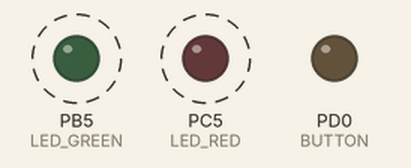
A program run on a simulated ATmega328P, built with avr-gcc and emulated at 16 MHz. Parts: output pins drawn as LEDs (lit = HIGH). Dashed ring = blinking.

Above: at 0.2 s.
Timing chart, 0 to 3.0 s (numbered marks = the images above):
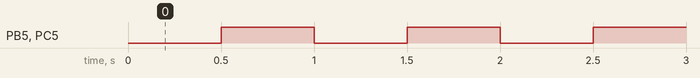

The program:

main.c
```c
// (licence header left out)
/* Defines -----------------------------------------------------------*/
#define LED_GREEN   PB5     // AVR pin where green LED is connected
#define LED_RED     PC5
#define BUTTON      PD0
#define BLINK_DELAY 500
#ifndef F_CPU
# define F_CPU 16000000     // CPU frequency in Hz required for delay
#endif

/* Includes ----------------------------------------------------------*/
#include <util/delay.h>     // Functions for busy-wait delay loops
#include <avr/io.h>         // AVR device-specific IO definitions

/* Functions ---------------------------------------------------------*/
/**********************************************************************
 * Function: Main function where the program execution begins
 * Purpose:  Toggle two LEDs when a push button is pressed.
 * Returns:  none
 **********************************************************************/
int main(void)
{
    // Green LED at port B
    // Set pin as output in Data Direction Register...
    DDRB = DDRB | (1<<LED_GREEN);
    // ...and turn LED off in Data Register
    PORTB = PORTB & ~(1<<LED_GREEN);

    // Configure the second LED at port C
    DDRC = DDRC | (1<<LED_RED);
    PORTC = PORTC & ~(1<<LED_RED);

    //PORTC = PORTC ^ (1<<LED_RED);
    // Configure Push button at port D and enable internal pull-up resistor
    DDRD = DDRD | (1<<BUTTON);
    PORTD = PORTD & ~(1<<BUTTON);

    // Infinite loop
    while (1)
    {
        if (bit_is_clear(PIND, BUTTON))
        {
            // Pause several milliseconds
            _delay_ms(BLINK_DELAY);
            PORTC = PORTC ^ (1<<LED_RED);
            PORTB = PORTB ^ (1<<LED_GREEN);
            // WRITE YOUR CODE HERE
        }
    }

    // Will never reach this
    return 0;
}
```

Measured:
- by itself, PB5 (LED_GREEN), PC5 (LED_RED): alternates HIGH for 0.50 s and LOW for 0.50 s
